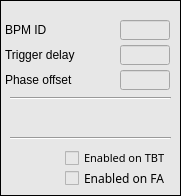
   <widget class="caFrame" name="caframe">
    <property name="geometry">
     <rect>
      <x>5</x>
      <y>15</y>
      <width>181</width>
      <height>196</height>
     </rect>
    </property>
    <property name="styleSheet">
     <string notr="true">background-color: rgb(231, 231, 231);</string>
    </property>
    <property name="frameShape">
     <enum>QFrame::Box</enum>
    </property>
    <property name="frameShadow">
     <enum>QFrame::Plain</enum>
    </property>
    <property name="lineWidth">
     <number>1</number>
    </property>
    <property name="midLineWidth">
     <number>1</number>
    </property>
    <property name="background">
     <color>
      <red>0</red>
      <green>0</green>
      <blue>0</blue>
     </color>
    </property>
    <property name="backgroundMode">
     <enum>caFrame::Filled</enum>
    </property>
    <widget class="caTextEntry" name="phase_offset">
     <property name="geometry">
      <rect>
       <x>120</x>
       <y>70</y>
       <width>50</width>
       <height>20</height>
      </rect>
     </property>
     <property name="font">
      <font>
       <family>FreeSans</family>
       <pointsize>8</pointsize>
      </font>
     </property>
     <property name="alignment">
      <set>Qt::AlignRight|Qt::AlignTrailing|Qt::AlignVCenter</set>
     </property>
     <property name="channel" stdset="0">
      <string notr="true">$(BPM):tbt:phase_offset</string>
     </property>
     <property name="foreground">
      <color>
       <red>170</red>
       <green>0</green>
       <blue>0</blue>
      </color>
     </property>
     <property name="background">
      <color>
       <red>255</red>
       <green>255</green>
       <blue>127</blue>
      </color>
     </property>
     <property name="colorMode">
      <enum>caLineEdit::Static</enum>
     </property>
     <property name="fontScaleMode">
      <enum>caLineEdit::WidthAndHeight</enum>
     </property>
    </widget>
    <widget class="caTextEntry" name="trig_delay">
     <property name="geometry">
      <rect>
       <x>120</x>
       <y>45</y>
       <width>50</width>
       <height>20</height>
      </rect>
     </property>
     <property name="font">
      <font>
       <family>FreeSans</family>
       <pointsize>8</pointsize>
      </font>
     </property>
     <property name="alignment">
      <set>Qt::AlignRight|Qt::AlignTrailing|Qt::AlignVCenter</set>
     </property>
     <property name="channel" stdset="0">
      <string notr="true">$(BPM):trig_delay</string>
     </property>
     <property name="foreground">
      <color>
       <red>170</red>
       <green>0</green>
       <blue>0</blue>
      </color>
     </property>
     <property name="background">
      <color>
       <red>255</red>
       <green>255</green>
       <blue>127</blue>
      </color>
     </property>
     <property name="colorMode">
      <enum>caLineEdit::Static</enum>
     </property>
     <property name="fontScaleMode">
      <enum>caLineEdit::WidthAndHeight</enum>
     </property>
    </widget>
    <widget class="caTextEntry" name="bpmid">
     <property name="geometry">
      <rect>
       <x>120</x>
       <y>20</y>
       <width>50</width>
       <height>20</height>
      </rect>
     </property>
     <property name="font">
      <font>
       <family>FreeSans</family>
       <pointsize>8</pointsize>
      </font>
     </property>
     <property name="styleSheet">
      <string notr="true">caTextEntry,caLineEdit {background-color: rgba(255, 255, 127, 255); color: rgba(170, 0, 0, 255); border-radius: 1px;} caLineEdit {border: 0px; border-style:outset; padding: 0px 0px 0px 2px; border-color: rgba(0, 0, 0, 255) rgba(0, 0, 0, 255)  rgba(0, 0, 0, 255) rgba(0, 0, 0, 255);} caTextEntry { border: 2px; padding: 0px;} caTextEntry {border-style:inset; border-color: rgba(127, 127, 63, 255) rgba(255, 255, 255, 255)  rgba(255, 255, 255, 255) rgba(127, 127, 63, 255);} caTextEntry:focus {padding: 0px; border: 2px groove rgba(255, 0, 0, 255); border-radius: 1px;} </string>
     </property>
     <property name="cursorPosition">
      <number>0</number>
     </property>
     <property name="alignment">
      <set>Qt::AlignRight|Qt::AlignTrailing|Qt::AlignVCenter</set>
     </property>
     <property name="channel" stdset="0">
      <string notr="true">$(BPM):id</string>
     </property>
     <property name="foreground">
      <color>
       <red>170</red>
       <green>0</green>
       <blue>0</blue>
      </color>
     </property>
     <property name="background">
      <color>
       <red>255</red>
       <green>255</green>
       <blue>127</blue>
      </color>
     </property>
     <property name="colorMode">
      <enum>caLineEdit::Static</enum>
     </property>
     <property name="fontScaleMode">
      <enum>caLineEdit::WidthAndHeight</enum>
     </property>
    </widget>
    <widget class="QLabel" name="label_8">
     <property name="geometry">
      <rect>
       <x>5</x>
       <y>20</y>
       <width>106</width>
       <height>20</height>
      </rect>
     </property>
     <property name="font">
      <font>
       <pointsize>9</pointsize>
      </font>
     </property>
     <property name="text">
      <string>BPM ID</string>
     </property>
    </widget>
    <widget class="QLabel" name="label_13">
     <property name="geometry">
      <rect>
       <x>5</x>
       <y>45</y>
       <width>106</width>
       <height>20</height>
      </rect>
     </property>
     <property name="font">
      <font>
       <pointsize>9</pointsize>
      </font>
     </property>
     <property name="text">
      <string>Trigger delay</string>
     </property>
    </widget>
    <widget class="QLabel" name="label_15">
     <property name="geometry">
      <rect>
       <x>5</x>
       <y>70</y>
       <width>106</width>
       <height>20</height>
      </rect>
     </property>
     <property name="font">
      <font>
       <pointsize>9</pointsize>
      </font>
     </property>
     <property name="text">
      <string>Phase offset</string>
     </property>
    </widget>
    <widget class="caRelatedDisplay" name="carelateddisplay_8">
     <property name="geometry">
      <rect>
       <x>10</x>
       <y>105</y>
       <width>81</width>
       <height>21</height>
      </rect>
     </property>
     <property name="font">
      <font>
       <family>Sans Serif</family>
       <pointsize>10</pointsize>
      </font>
     </property>
     <property name="background">
      <color>
       <red>253</red>
       <green>221</green>
       <blue>123</blue>
      </color>
     </property>
     <property name="labels">
      <string notr="true">Scaling coeff</string>
     </property>
     <property name="files">
      <string notr="true">scaling_coefficients</string>
     </property>
     <property name="args">
      <string notr="true">BPM=$(BPM)</string>
     </property>
     <property name="fontScaleMode">
      <enum>EPushButton::WidthAndHeight</enum>
     </property>
    </widget>
    <widget class="Line" name="line_8">
     <property name="geometry">
      <rect>
       <x>10</x>
       <y>90</y>
       <width>161</width>
       <height>16</height>
      </rect>
     </property>
     <property name="orientation">
      <enum>Qt::Horizontal</enum>
     </property>
    </widget>
    <widget class="Line" name="line_9">
     <property name="geometry">
      <rect>
       <x>10</x>
       <y>130</y>
       <width>161</width>
       <height>16</height>
      </rect>
     </property>
     <property name="orientation">
      <enum>Qt::Horizontal</enum>
     </property>
    </widget>
    <widget class="caRelatedDisplay" name="spike_removal">
     <property name="geometry">
      <rect>
       <x>5</x>
       <y>150</y>
       <width>56</width>
       <height>31</height>
      </rect>
     </property>
     <property name="font">
      <font>
       <family>Sans Serif</family>
       <pointsize>10</pointsize>
      </font>
     </property>
     <property name="background">
      <color>
       <red>252</red>
       <green>220</green>
       <blue>123</blue>
      </color>
     </property>
     <property name="labels">
      <string notr="true">Spike
removal</string>
     </property>
     <property name="files">
      <string notr="true">spike_removal</string>
     </property>
     <property name="args">
      <string notr="true">BPM=$(BPM)</string>
     </property>
     <property name="fontScaleMode">
      <enum>EPushButton::WidthAndHeight</enum>
     </property>
    </widget>
    <widget class="caToggleButton" name="sr_on_tbt">
     <property name="geometry">
      <rect>
       <x>65</x>
       <y>150</y>
       <width>111</width>
       <height>16</height>
      </rect>
     </property>
     <property name="font">
      <font>
       <family>Sans Serif</family>
       <pointsize>8</pointsize>
      </font>
     </property>
     <property name="text">
      <string>Enabled on TBT</string>
     </property>
     <property name="channel" stdset="0">
      <string notr="true">$(BPM):tbt:sr:tbt_enable</string>
     </property>
     <property name="background">
      <color alpha="0">
       <red>255</red>
       <green>255</green>
       <blue>255</blue>
      </color>
     </property>
    </widget>
    <widget class="caToggleButton" name="sr_on_fa">
     <property name="geometry">
      <rect>
       <x>65</x>
       <y>170</y>
       <width>111</width>
       <height>16</height>
      </rect>
     </property>
     <property name="font">
      <font>
       <family>Sans Serif</family>
       <pointsize>9</pointsize>
      </font>
     </property>
     <property name="text">
      <string>Enabled on FA</string>
     </property>
     <property name="channel" stdset="0">
      <string notr="true">$(BPM):tbt:sr:fa_enable</string>
     </property>
     <property name="fontScaleMode">
      <enum>caToggleButton::WidthAndHeight</enum>
     </property>
    </widget>
    <widget class="caRelatedDisplay" name="carelateddisplay_9">
     <property name="geometry">
      <rect>
       <x>95</x>
       <y>105</y>
       <width>76</width>
       <height>21</height>
      </rect>
     </property>
     <property name="font">
      <font>
       <family>Sans Serif</family>
       <pointsize>10</pointsize>
      </font>
     </property>
     <property name="background">
      <color>
       <red>252</red>
       <green>220</green>
       <blue>123</blue>
      </color>
     </property>
     <property name="labels">
      <string notr="true">Proc.window</string>
     </property>
     <property name="files">
      <string notr="true">tbt_window</string>
     </property>
     <property name="args">
      <string notr="true">BPM=$(BPM)</string>
     </property>
     <property name="fontScaleMode">
      <enum>EPushButton::WidthAndHeight</enum>
     </property>
    </widget>
   </widget>
